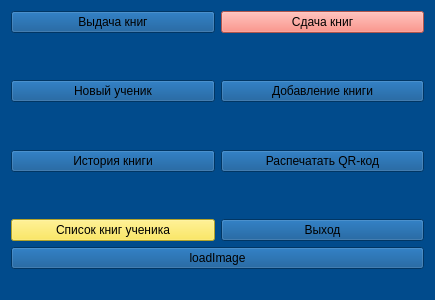
<?xml version="1.0" encoding="UTF-8"?>
<ui version="4.0">
 <class>MainWindow</class>
 <widget class="QMainWindow" name="MainWindow">
  <property name="windowModality">
   <enum>Qt::WindowModal</enum>
  </property>
  <property name="geometry">
   <rect>
    <x>0</x>
    <y>0</y>
    <width>435</width>
    <height>300</height>
   </rect>
  </property>
  <property name="palette">
   <palette>
    <active>
     <colorrole role="WindowText">
      <brush brushstyle="SolidPattern">
       <color alpha="255">
        <red>0</red>
        <green>0</green>
        <blue>0</blue>
       </color>
      </brush>
     </colorrole>
     <colorrole role="Button">
      <brush brushstyle="SolidPattern">
       <color alpha="255">
        <red>1</red>
        <green>75</green>
        <blue>140</blue>
       </color>
      </brush>
     </colorrole>
     <colorrole role="Light">
      <brush brushstyle="SolidPattern">
       <color alpha="255">
        <red>1</red>
        <green>112</green>
        <blue>210</blue>
       </color>
      </brush>
     </colorrole>
     <colorrole role="Midlight">
      <brush brushstyle="SolidPattern">
       <color alpha="255">
        <red>1</red>
        <green>93</green>
        <blue>175</blue>
       </color>
      </brush>
     </colorrole>
     <colorrole role="Dark">
      <brush brushstyle="SolidPattern">
       <color alpha="255">
        <red>0</red>
        <green>37</green>
        <blue>70</blue>
       </color>
      </brush>
     </colorrole>
     <colorrole role="Mid">
      <brush brushstyle="SolidPattern">
       <color alpha="255">
        <red>0</red>
        <green>50</green>
        <blue>93</blue>
       </color>
      </brush>
     </colorrole>
     <colorrole role="Text">
      <brush brushstyle="SolidPattern">
       <color alpha="255">
        <red>0</red>
        <green>0</green>
        <blue>0</blue>
       </color>
      </brush>
     </colorrole>
     <colorrole role="BrightText">
      <brush brushstyle="SolidPattern">
       <color alpha="255">
        <red>255</red>
        <green>255</green>
        <blue>255</blue>
       </color>
      </brush>
     </colorrole>
     <colorrole role="ButtonText">
      <brush brushstyle="SolidPattern">
       <color alpha="255">
        <red>0</red>
        <green>0</green>
        <blue>0</blue>
       </color>
      </brush>
     </colorrole>
     <colorrole role="Base">
      <brush brushstyle="SolidPattern">
       <color alpha="255">
        <red>255</red>
        <green>255</green>
        <blue>255</blue>
       </color>
      </brush>
     </colorrole>
     <colorrole role="Window">
      <brush brushstyle="SolidPattern">
       <color alpha="255">
        <red>1</red>
        <green>75</green>
        <blue>140</blue>
       </color>
      </brush>
     </colorrole>
     <colorrole role="Shadow">
      <brush brushstyle="SolidPattern">
       <color alpha="255">
        <red>0</red>
        <green>0</green>
        <blue>0</blue>
       </color>
      </brush>
     </colorrole>
     <colorrole role="AlternateBase">
      <brush brushstyle="SolidPattern">
       <color alpha="255">
        <red>128</red>
        <green>165</green>
        <blue>197</blue>
       </color>
      </brush>
     </colorrole>
     <colorrole role="ToolTipBase">
      <brush brushstyle="SolidPattern">
       <color alpha="255">
        <red>255</red>
        <green>255</green>
        <blue>220</blue>
       </color>
      </brush>
     </colorrole>
     <colorrole role="ToolTipText">
      <brush brushstyle="SolidPattern">
       <color alpha="255">
        <red>0</red>
        <green>0</green>
        <blue>0</blue>
       </color>
      </brush>
     </colorrole>
    </active>
    <inactive>
     <colorrole role="WindowText">
      <brush brushstyle="SolidPattern">
       <color alpha="255">
        <red>0</red>
        <green>0</green>
        <blue>0</blue>
       </color>
      </brush>
     </colorrole>
     <colorrole role="Button">
      <brush brushstyle="SolidPattern">
       <color alpha="255">
        <red>1</red>
        <green>75</green>
        <blue>140</blue>
       </color>
      </brush>
     </colorrole>
     <colorrole role="Light">
      <brush brushstyle="SolidPattern">
       <color alpha="255">
        <red>1</red>
        <green>112</green>
        <blue>210</blue>
       </color>
      </brush>
     </colorrole>
     <colorrole role="Midlight">
      <brush brushstyle="SolidPattern">
       <color alpha="255">
        <red>1</red>
        <green>93</green>
        <blue>175</blue>
       </color>
      </brush>
     </colorrole>
     <colorrole role="Dark">
      <brush brushstyle="SolidPattern">
       <color alpha="255">
        <red>0</red>
        <green>37</green>
        <blue>70</blue>
       </color>
      </brush>
     </colorrole>
     <colorrole role="Mid">
      <brush brushstyle="SolidPattern">
       <color alpha="255">
        <red>0</red>
        <green>50</green>
        <blue>93</blue>
       </color>
      </brush>
     </colorrole>
     <colorrole role="Text">
      <brush brushstyle="SolidPattern">
       <color alpha="255">
        <red>0</red>
        <green>0</green>
        <blue>0</blue>
       </color>
      </brush>
     </colorrole>
     <colorrole role="BrightText">
      <brush brushstyle="SolidPattern">
       <color alpha="255">
        <red>255</red>
        <green>255</green>
        <blue>255</blue>
       </color>
      </brush>
     </colorrole>
     <colorrole role="ButtonText">
      <brush brushstyle="SolidPattern">
       <color alpha="255">
        <red>0</red>
        <green>0</green>
        <blue>0</blue>
       </color>
      </brush>
     </colorrole>
     <colorrole role="Base">
      <brush brushstyle="SolidPattern">
       <color alpha="255">
        <red>255</red>
        <green>255</green>
        <blue>255</blue>
       </color>
      </brush>
     </colorrole>
     <colorrole role="Window">
      <brush brushstyle="SolidPattern">
       <color alpha="255">
        <red>1</red>
        <green>75</green>
        <blue>140</blue>
       </color>
      </brush>
     </colorrole>
     <colorrole role="Shadow">
      <brush brushstyle="SolidPattern">
       <color alpha="255">
        <red>0</red>
        <green>0</green>
        <blue>0</blue>
       </color>
      </brush>
     </colorrole>
     <colorrole role="AlternateBase">
      <brush brushstyle="SolidPattern">
       <color alpha="255">
        <red>128</red>
        <green>165</green>
        <blue>197</blue>
       </color>
      </brush>
     </colorrole>
     <colorrole role="ToolTipBase">
      <brush brushstyle="SolidPattern">
       <color alpha="255">
        <red>255</red>
        <green>255</green>
        <blue>220</blue>
       </color>
      </brush>
     </colorrole>
     <colorrole role="ToolTipText">
      <brush brushstyle="SolidPattern">
       <color alpha="255">
        <red>0</red>
        <green>0</green>
        <blue>0</blue>
       </color>
      </brush>
     </colorrole>
    </inactive>
    <disabled>
     <colorrole role="WindowText">
      <brush brushstyle="SolidPattern">
       <color alpha="255">
        <red>0</red>
        <green>37</green>
        <blue>70</blue>
       </color>
      </brush>
     </colorrole>
     <colorrole role="Button">
      <brush brushstyle="SolidPattern">
       <color alpha="255">
        <red>1</red>
        <green>75</green>
        <blue>140</blue>
       </color>
      </brush>
     </colorrole>
     <colorrole role="Light">
      <brush brushstyle="SolidPattern">
       <color alpha="255">
        <red>1</red>
        <green>112</green>
        <blue>210</blue>
       </color>
      </brush>
     </colorrole>
     <colorrole role="Midlight">
      <brush brushstyle="SolidPattern">
       <color alpha="255">
        <red>1</red>
        <green>93</green>
        <blue>175</blue>
       </color>
      </brush>
     </colorrole>
     <colorrole role="Dark">
      <brush brushstyle="SolidPattern">
       <color alpha="255">
        <red>0</red>
        <green>37</green>
        <blue>70</blue>
       </color>
      </brush>
     </colorrole>
     <colorrole role="Mid">
      <brush brushstyle="SolidPattern">
       <color alpha="255">
        <red>0</red>
        <green>50</green>
        <blue>93</blue>
       </color>
      </brush>
     </colorrole>
     <colorrole role="Text">
      <brush brushstyle="SolidPattern">
       <color alpha="255">
        <red>0</red>
        <green>37</green>
        <blue>70</blue>
       </color>
      </brush>
     </colorrole>
     <colorrole role="BrightText">
      <brush brushstyle="SolidPattern">
       <color alpha="255">
        <red>255</red>
        <green>255</green>
        <blue>255</blue>
       </color>
      </brush>
     </colorrole>
     <colorrole role="ButtonText">
      <brush brushstyle="SolidPattern">
       <color alpha="255">
        <red>0</red>
        <green>37</green>
        <blue>70</blue>
       </color>
      </brush>
     </colorrole>
     <colorrole role="Base">
      <brush brushstyle="SolidPattern">
       <color alpha="255">
        <red>1</red>
        <green>75</green>
        <blue>140</blue>
       </color>
      </brush>
     </colorrole>
     <colorrole role="Window">
      <brush brushstyle="SolidPattern">
       <color alpha="255">
        <red>1</red>
        <green>75</green>
        <blue>140</blue>
       </color>
      </brush>
     </colorrole>
     <colorrole role="Shadow">
      <brush brushstyle="SolidPattern">
       <color alpha="255">
        <red>0</red>
        <green>0</green>
        <blue>0</blue>
       </color>
      </brush>
     </colorrole>
     <colorrole role="AlternateBase">
      <brush brushstyle="SolidPattern">
       <color alpha="255">
        <red>1</red>
        <green>75</green>
        <blue>140</blue>
       </color>
      </brush>
     </colorrole>
     <colorrole role="ToolTipBase">
      <brush brushstyle="SolidPattern">
       <color alpha="255">
        <red>255</red>
        <green>255</green>
        <blue>220</blue>
       </color>
      </brush>
     </colorrole>
     <colorrole role="ToolTipText">
      <brush brushstyle="SolidPattern">
       <color alpha="255">
        <red>0</red>
        <green>0</green>
        <blue>0</blue>
       </color>
      </brush>
     </colorrole>
    </disabled>
   </palette>
  </property>
  <property name="font">
   <font>
    <family>Arial</family>
    <weight>50</weight>
    <bold>false</bold>
   </font>
  </property>
  <property name="cursor">
   <cursorShape>ArrowCursor</cursorShape>
  </property>
  <property name="windowTitle">
   <string>Школьная Автоматическая Библеотека(ASL)</string>
  </property>
  <widget class="QWidget" name="centralWidget">
   <layout class="QVBoxLayout" name="verticalLayout_3">
    <item>
     <layout class="QGridLayout" name="gridLayout">
      <item row="0" column="0">
       <layout class="QVBoxLayout" name="verticalLayout">
        <item>
         <widget class="QPushButton" name="pushButton">
          <property name="text">
           <string>Выдача книг</string>
          </property>
         </widget>
        </item>
        <item>
         <spacer name="verticalSpacer">
          <property name="orientation">
           <enum>Qt::Vertical</enum>
          </property>
          <property name="sizeHint" stdset="0">
           <size>
            <width>20</width>
            <height>40</height>
           </size>
          </property>
         </spacer>
        </item>
        <item>
         <widget class="QPushButton" name="pushButton_5">
          <property name="text">
           <string>Новый ученик</string>
          </property>
         </widget>
        </item>
        <item>
         <spacer name="verticalSpacer_2">
          <property name="orientation">
           <enum>Qt::Vertical</enum>
          </property>
          <property name="sizeHint" stdset="0">
           <size>
            <width>20</width>
            <height>40</height>
           </size>
          </property>
         </spacer>
        </item>
        <item>
         <widget class="QPushButton" name="pushButton_6">
          <property name="text">
           <string>История книги</string>
          </property>
         </widget>
        </item>
        <item>
         <spacer name="verticalSpacer_3">
          <property name="orientation">
           <enum>Qt::Vertical</enum>
          </property>
          <property name="sizeHint" stdset="0">
           <size>
            <width>20</width>
            <height>40</height>
           </size>
          </property>
         </spacer>
        </item>
        <item>
         <widget class="QPushButton" name="pushButton_4">
          <property name="palette">
           <palette>
            <active>
             <colorrole role="WindowText">
              <brush brushstyle="SolidPattern">
               <color alpha="255">
                <red>0</red>
                <green>0</green>
                <blue>0</blue>
               </color>
              </brush>
             </colorrole>
             <colorrole role="Button">
              <brush brushstyle="SolidPattern">
               <color alpha="255">
                <red>251</red>
                <green>227</green>
                <blue>56</blue>
               </color>
              </brush>
             </colorrole>
             <colorrole role="Light">
              <brush brushstyle="SolidPattern">
               <color alpha="255">
                <red>255</red>
                <green>246</green>
                <blue>179</blue>
               </color>
              </brush>
             </colorrole>
             <colorrole role="Midlight">
              <brush brushstyle="SolidPattern">
               <color alpha="255">
                <red>253</red>
                <green>236</green>
                <blue>117</blue>
               </color>
              </brush>
             </colorrole>
             <colorrole role="Dark">
              <brush brushstyle="SolidPattern">
               <color alpha="255">
                <red>125</red>
                <green>113</green>
                <blue>28</blue>
               </color>
              </brush>
             </colorrole>
             <colorrole role="Mid">
              <brush brushstyle="SolidPattern">
               <color alpha="255">
                <red>167</red>
                <green>151</green>
                <blue>37</blue>
               </color>
              </brush>
             </colorrole>
             <colorrole role="Text">
              <brush brushstyle="SolidPattern">
               <color alpha="255">
                <red>0</red>
                <green>0</green>
                <blue>0</blue>
               </color>
              </brush>
             </colorrole>
             <colorrole role="BrightText">
              <brush brushstyle="SolidPattern">
               <color alpha="255">
                <red>255</red>
                <green>255</green>
                <blue>255</blue>
               </color>
              </brush>
             </colorrole>
             <colorrole role="ButtonText">
              <brush brushstyle="SolidPattern">
               <color alpha="255">
                <red>0</red>
                <green>0</green>
                <blue>0</blue>
               </color>
              </brush>
             </colorrole>
             <colorrole role="Base">
              <brush brushstyle="SolidPattern">
               <color alpha="255">
                <red>255</red>
                <green>255</green>
                <blue>255</blue>
               </color>
              </brush>
             </colorrole>
             <colorrole role="Window">
              <brush brushstyle="SolidPattern">
               <color alpha="255">
                <red>251</red>
                <green>227</green>
                <blue>56</blue>
               </color>
              </brush>
             </colorrole>
             <colorrole role="Shadow">
              <brush brushstyle="SolidPattern">
               <color alpha="255">
                <red>0</red>
                <green>0</green>
                <blue>0</blue>
               </color>
              </brush>
             </colorrole>
             <colorrole role="AlternateBase">
              <brush brushstyle="SolidPattern">
               <color alpha="255">
                <red>253</red>
                <green>241</green>
                <blue>155</blue>
               </color>
              </brush>
             </colorrole>
             <colorrole role="ToolTipBase">
              <brush brushstyle="SolidPattern">
               <color alpha="255">
                <red>255</red>
                <green>255</green>
                <blue>220</blue>
               </color>
              </brush>
             </colorrole>
             <colorrole role="ToolTipText">
              <brush brushstyle="SolidPattern">
               <color alpha="255">
                <red>0</red>
                <green>0</green>
                <blue>0</blue>
               </color>
              </brush>
             </colorrole>
            </active>
            <inactive>
             <colorrole role="WindowText">
              <brush brushstyle="SolidPattern">
               <color alpha="255">
                <red>0</red>
                <green>0</green>
                <blue>0</blue>
               </color>
              </brush>
             </colorrole>
             <colorrole role="Button">
              <brush brushstyle="SolidPattern">
               <color alpha="255">
                <red>251</red>
                <green>227</green>
                <blue>56</blue>
               </color>
              </brush>
             </colorrole>
             <colorrole role="Light">
              <brush brushstyle="SolidPattern">
               <color alpha="255">
                <red>255</red>
                <green>246</green>
                <blue>179</blue>
               </color>
              </brush>
             </colorrole>
             <colorrole role="Midlight">
              <brush brushstyle="SolidPattern">
               <color alpha="255">
                <red>253</red>
                <green>236</green>
                <blue>117</blue>
               </color>
              </brush>
             </colorrole>
             <colorrole role="Dark">
              <brush brushstyle="SolidPattern">
               <color alpha="255">
                <red>125</red>
                <green>113</green>
                <blue>28</blue>
               </color>
              </brush>
             </colorrole>
             <colorrole role="Mid">
              <brush brushstyle="SolidPattern">
               <color alpha="255">
                <red>167</red>
                <green>151</green>
                <blue>37</blue>
               </color>
              </brush>
             </colorrole>
             <colorrole role="Text">
              <brush brushstyle="SolidPattern">
               <color alpha="255">
                <red>0</red>
                <green>0</green>
                <blue>0</blue>
               </color>
              </brush>
             </colorrole>
             <colorrole role="BrightText">
              <brush brushstyle="SolidPattern">
               <color alpha="255">
                <red>255</red>
                <green>255</green>
                <blue>255</blue>
               </color>
              </brush>
             </colorrole>
             <colorrole role="ButtonText">
              <brush brushstyle="SolidPattern">
               <color alpha="255">
                <red>0</red>
                <green>0</green>
                <blue>0</blue>
               </color>
              </brush>
             </colorrole>
             <colorrole role="Base">
              <brush brushstyle="SolidPattern">
               <color alpha="255">
                <red>255</red>
                <green>255</green>
                <blue>255</blue>
               </color>
              </brush>
             </colorrole>
             <colorrole role="Window">
              <brush brushstyle="SolidPattern">
               <color alpha="255">
                <red>251</red>
                <green>227</green>
                <blue>56</blue>
               </color>
              </brush>
             </colorrole>
             <colorrole role="Shadow">
              <brush brushstyle="SolidPattern">
               <color alpha="255">
                <red>0</red>
                <green>0</green>
                <blue>0</blue>
               </color>
              </brush>
             </colorrole>
             <colorrole role="AlternateBase">
              <brush brushstyle="SolidPattern">
               <color alpha="255">
                <red>253</red>
                <green>241</green>
                <blue>155</blue>
               </color>
              </brush>
             </colorrole>
             <colorrole role="ToolTipBase">
              <brush brushstyle="SolidPattern">
               <color alpha="255">
                <red>255</red>
                <green>255</green>
                <blue>220</blue>
               </color>
              </brush>
             </colorrole>
             <colorrole role="ToolTipText">
              <brush brushstyle="SolidPattern">
               <color alpha="255">
                <red>0</red>
                <green>0</green>
                <blue>0</blue>
               </color>
              </brush>
             </colorrole>
            </inactive>
            <disabled>
             <colorrole role="WindowText">
              <brush brushstyle="SolidPattern">
               <color alpha="255">
                <red>125</red>
                <green>113</green>
                <blue>28</blue>
               </color>
              </brush>
             </colorrole>
             <colorrole role="Button">
              <brush brushstyle="SolidPattern">
               <color alpha="255">
                <red>251</red>
                <green>227</green>
                <blue>56</blue>
               </color>
              </brush>
             </colorrole>
             <colorrole role="Light">
              <brush brushstyle="SolidPattern">
               <color alpha="255">
                <red>255</red>
                <green>246</green>
                <blue>179</blue>
               </color>
              </brush>
             </colorrole>
             <colorrole role="Midlight">
              <brush brushstyle="SolidPattern">
               <color alpha="255">
                <red>253</red>
                <green>236</green>
                <blue>117</blue>
               </color>
              </brush>
             </colorrole>
             <colorrole role="Dark">
              <brush brushstyle="SolidPattern">
               <color alpha="255">
                <red>125</red>
                <green>113</green>
                <blue>28</blue>
               </color>
              </brush>
             </colorrole>
             <colorrole role="Mid">
              <brush brushstyle="SolidPattern">
               <color alpha="255">
                <red>167</red>
                <green>151</green>
                <blue>37</blue>
               </color>
              </brush>
             </colorrole>
             <colorrole role="Text">
              <brush brushstyle="SolidPattern">
               <color alpha="255">
                <red>125</red>
                <green>113</green>
                <blue>28</blue>
               </color>
              </brush>
             </colorrole>
             <colorrole role="BrightText">
              <brush brushstyle="SolidPattern">
               <color alpha="255">
                <red>255</red>
                <green>255</green>
                <blue>255</blue>
               </color>
              </brush>
             </colorrole>
             <colorrole role="ButtonText">
              <brush brushstyle="SolidPattern">
               <color alpha="255">
                <red>125</red>
                <green>113</green>
                <blue>28</blue>
               </color>
              </brush>
             </colorrole>
             <colorrole role="Base">
              <brush brushstyle="SolidPattern">
               <color alpha="255">
                <red>251</red>
                <green>227</green>
                <blue>56</blue>
               </color>
              </brush>
             </colorrole>
             <colorrole role="Window">
              <brush brushstyle="SolidPattern">
               <color alpha="255">
                <red>251</red>
                <green>227</green>
                <blue>56</blue>
               </color>
              </brush>
             </colorrole>
             <colorrole role="Shadow">
              <brush brushstyle="SolidPattern">
               <color alpha="255">
                <red>0</red>
                <green>0</green>
                <blue>0</blue>
               </color>
              </brush>
             </colorrole>
             <colorrole role="AlternateBase">
              <brush brushstyle="SolidPattern">
               <color alpha="255">
                <red>251</red>
                <green>227</green>
                <blue>56</blue>
               </color>
              </brush>
             </colorrole>
             <colorrole role="ToolTipBase">
              <brush brushstyle="SolidPattern">
               <color alpha="255">
                <red>255</red>
                <green>255</green>
                <blue>220</blue>
               </color>
              </brush>
             </colorrole>
             <colorrole role="ToolTipText">
              <brush brushstyle="SolidPattern">
               <color alpha="255">
                <red>0</red>
                <green>0</green>
                <blue>0</blue>
               </color>
              </brush>
             </colorrole>
            </disabled>
           </palette>
          </property>
          <property name="text">
           <string>Список книг ученика</string>
          </property>
          <property name="default">
           <bool>false</bool>
          </property>
          <property name="flat">
           <bool>false</bool>
          </property>
         </widget>
        </item>
       </layout>
      </item>
      <item row="0" column="1">
       <layout class="QVBoxLayout" name="verticalLayout_2">
        <item>
         <widget class="QPushButton" name="pushButton_2">
          <property name="palette">
           <palette>
            <active>
             <colorrole role="WindowText">
              <brush brushstyle="SolidPattern">
               <color alpha="255">
                <red>0</red>
                <green>0</green>
                <blue>0</blue>
               </color>
              </brush>
             </colorrole>
             <colorrole role="Button">
              <brush brushstyle="SolidPattern">
               <color alpha="255">
                <red>247</red>
                <green>119</green>
                <blue>106</blue>
               </color>
              </brush>
             </colorrole>
             <colorrole role="Light">
              <brush brushstyle="SolidPattern">
               <color alpha="255">
                <red>255</red>
                <green>228</green>
                <blue>225</blue>
               </color>
              </brush>
             </colorrole>
             <colorrole role="Midlight">
              <brush brushstyle="SolidPattern">
               <color alpha="255">
                <red>251</red>
                <green>173</green>
                <blue>165</blue>
               </color>
              </brush>
             </colorrole>
             <colorrole role="Dark">
              <brush brushstyle="SolidPattern">
               <color alpha="255">
                <red>123</red>
                <green>59</green>
                <blue>53</blue>
               </color>
              </brush>
             </colorrole>
             <colorrole role="Mid">
              <brush brushstyle="SolidPattern">
               <color alpha="255">
                <red>165</red>
                <green>79</green>
                <blue>70</blue>
               </color>
              </brush>
             </colorrole>
             <colorrole role="Text">
              <brush brushstyle="SolidPattern">
               <color alpha="255">
                <red>0</red>
                <green>0</green>
                <blue>0</blue>
               </color>
              </brush>
             </colorrole>
             <colorrole role="BrightText">
              <brush brushstyle="SolidPattern">
               <color alpha="255">
                <red>255</red>
                <green>255</green>
                <blue>255</blue>
               </color>
              </brush>
             </colorrole>
             <colorrole role="ButtonText">
              <brush brushstyle="SolidPattern">
               <color alpha="255">
                <red>0</red>
                <green>0</green>
                <blue>0</blue>
               </color>
              </brush>
             </colorrole>
             <colorrole role="Base">
              <brush brushstyle="SolidPattern">
               <color alpha="255">
                <red>255</red>
                <green>255</green>
                <blue>255</blue>
               </color>
              </brush>
             </colorrole>
             <colorrole role="Window">
              <brush brushstyle="SolidPattern">
               <color alpha="255">
                <red>247</red>
                <green>119</green>
                <blue>106</blue>
               </color>
              </brush>
             </colorrole>
             <colorrole role="Shadow">
              <brush brushstyle="SolidPattern">
               <color alpha="255">
                <red>0</red>
                <green>0</green>
                <blue>0</blue>
               </color>
              </brush>
             </colorrole>
             <colorrole role="AlternateBase">
              <brush brushstyle="SolidPattern">
               <color alpha="255">
                <red>251</red>
                <green>187</green>
                <blue>180</blue>
               </color>
              </brush>
             </colorrole>
             <colorrole role="ToolTipBase">
              <brush brushstyle="SolidPattern">
               <color alpha="255">
                <red>255</red>
                <green>255</green>
                <blue>220</blue>
               </color>
              </brush>
             </colorrole>
             <colorrole role="ToolTipText">
              <brush brushstyle="SolidPattern">
               <color alpha="255">
                <red>0</red>
                <green>0</green>
                <blue>0</blue>
               </color>
              </brush>
             </colorrole>
            </active>
            <inactive>
             <colorrole role="WindowText">
              <brush brushstyle="SolidPattern">
               <color alpha="255">
                <red>0</red>
                <green>0</green>
                <blue>0</blue>
               </color>
              </brush>
             </colorrole>
             <colorrole role="Button">
              <brush brushstyle="SolidPattern">
               <color alpha="255">
                <red>247</red>
                <green>119</green>
                <blue>106</blue>
               </color>
              </brush>
             </colorrole>
             <colorrole role="Light">
              <brush brushstyle="SolidPattern">
               <color alpha="255">
                <red>255</red>
                <green>228</green>
                <blue>225</blue>
               </color>
              </brush>
             </colorrole>
             <colorrole role="Midlight">
              <brush brushstyle="SolidPattern">
               <color alpha="255">
                <red>251</red>
                <green>173</green>
                <blue>165</blue>
               </color>
              </brush>
             </colorrole>
             <colorrole role="Dark">
              <brush brushstyle="SolidPattern">
               <color alpha="255">
                <red>123</red>
                <green>59</green>
                <blue>53</blue>
               </color>
              </brush>
             </colorrole>
             <colorrole role="Mid">
              <brush brushstyle="SolidPattern">
               <color alpha="255">
                <red>165</red>
                <green>79</green>
                <blue>70</blue>
               </color>
              </brush>
             </colorrole>
             <colorrole role="Text">
              <brush brushstyle="SolidPattern">
               <color alpha="255">
                <red>0</red>
                <green>0</green>
                <blue>0</blue>
               </color>
              </brush>
             </colorrole>
             <colorrole role="BrightText">
              <brush brushstyle="SolidPattern">
               <color alpha="255">
                <red>255</red>
                <green>255</green>
                <blue>255</blue>
               </color>
              </brush>
             </colorrole>
             <colorrole role="ButtonText">
              <brush brushstyle="SolidPattern">
               <color alpha="255">
                <red>0</red>
                <green>0</green>
                <blue>0</blue>
               </color>
              </brush>
             </colorrole>
             <colorrole role="Base">
              <brush brushstyle="SolidPattern">
               <color alpha="255">
                <red>255</red>
                <green>255</green>
                <blue>255</blue>
               </color>
              </brush>
             </colorrole>
             <colorrole role="Window">
              <brush brushstyle="SolidPattern">
               <color alpha="255">
                <red>247</red>
                <green>119</green>
                <blue>106</blue>
               </color>
              </brush>
             </colorrole>
             <colorrole role="Shadow">
              <brush brushstyle="SolidPattern">
               <color alpha="255">
                <red>0</red>
                <green>0</green>
                <blue>0</blue>
               </color>
              </brush>
             </colorrole>
             <colorrole role="AlternateBase">
              <brush brushstyle="SolidPattern">
               <color alpha="255">
                <red>251</red>
                <green>187</green>
                <blue>180</blue>
               </color>
              </brush>
             </colorrole>
             <colorrole role="ToolTipBase">
              <brush brushstyle="SolidPattern">
               <color alpha="255">
                <red>255</red>
                <green>255</green>
                <blue>220</blue>
               </color>
              </brush>
             </colorrole>
             <colorrole role="ToolTipText">
              <brush brushstyle="SolidPattern">
               <color alpha="255">
                <red>0</red>
                <green>0</green>
                <blue>0</blue>
               </color>
              </brush>
             </colorrole>
            </inactive>
            <disabled>
             <colorrole role="WindowText">
              <brush brushstyle="SolidPattern">
               <color alpha="255">
                <red>123</red>
                <green>59</green>
                <blue>53</blue>
               </color>
              </brush>
             </colorrole>
             <colorrole role="Button">
              <brush brushstyle="SolidPattern">
               <color alpha="255">
                <red>247</red>
                <green>119</green>
                <blue>106</blue>
               </color>
              </brush>
             </colorrole>
             <colorrole role="Light">
              <brush brushstyle="SolidPattern">
               <color alpha="255">
                <red>255</red>
                <green>228</green>
                <blue>225</blue>
               </color>
              </brush>
             </colorrole>
             <colorrole role="Midlight">
              <brush brushstyle="SolidPattern">
               <color alpha="255">
                <red>251</red>
                <green>173</green>
                <blue>165</blue>
               </color>
              </brush>
             </colorrole>
             <colorrole role="Dark">
              <brush brushstyle="SolidPattern">
               <color alpha="255">
                <red>123</red>
                <green>59</green>
                <blue>53</blue>
               </color>
              </brush>
             </colorrole>
             <colorrole role="Mid">
              <brush brushstyle="SolidPattern">
               <color alpha="255">
                <red>165</red>
                <green>79</green>
                <blue>70</blue>
               </color>
              </brush>
             </colorrole>
             <colorrole role="Text">
              <brush brushstyle="SolidPattern">
               <color alpha="255">
                <red>123</red>
                <green>59</green>
                <blue>53</blue>
               </color>
              </brush>
             </colorrole>
             <colorrole role="BrightText">
              <brush brushstyle="SolidPattern">
               <color alpha="255">
                <red>255</red>
                <green>255</green>
                <blue>255</blue>
               </color>
              </brush>
             </colorrole>
             <colorrole role="ButtonText">
              <brush brushstyle="SolidPattern">
               <color alpha="255">
                <red>123</red>
                <green>59</green>
                <blue>53</blue>
               </color>
              </brush>
             </colorrole>
             <colorrole role="Base">
              <brush brushstyle="SolidPattern">
               <color alpha="255">
                <red>247</red>
                <green>119</green>
                <blue>106</blue>
               </color>
              </brush>
             </colorrole>
             <colorrole role="Window">
              <brush brushstyle="SolidPattern">
               <color alpha="255">
                <red>247</red>
                <green>119</green>
                <blue>106</blue>
               </color>
              </brush>
             </colorrole>
             <colorrole role="Shadow">
              <brush brushstyle="SolidPattern">
               <color alpha="255">
                <red>0</red>
                <green>0</green>
                <blue>0</blue>
               </color>
              </brush>
             </colorrole>
             <colorrole role="AlternateBase">
              <brush brushstyle="SolidPattern">
               <color alpha="255">
                <red>247</red>
                <green>119</green>
                <blue>106</blue>
               </color>
              </brush>
             </colorrole>
             <colorrole role="ToolTipBase">
              <brush brushstyle="SolidPattern">
               <color alpha="255">
                <red>255</red>
                <green>255</green>
                <blue>220</blue>
               </color>
              </brush>
             </colorrole>
             <colorrole role="ToolTipText">
              <brush brushstyle="SolidPattern">
               <color alpha="255">
                <red>0</red>
                <green>0</green>
                <blue>0</blue>
               </color>
              </brush>
             </colorrole>
            </disabled>
           </palette>
          </property>
          <property name="text">
           <string>Сдача книг</string>
          </property>
         </widget>
        </item>
        <item>
         <spacer name="verticalSpacer_4">
          <property name="orientation">
           <enum>Qt::Vertical</enum>
          </property>
          <property name="sizeHint" stdset="0">
           <size>
            <width>20</width>
            <height>40</height>
           </size>
          </property>
         </spacer>
        </item>
        <item>
         <widget class="QPushButton" name="pushButton_3">
          <property name="text">
           <string>Добавление книги</string>
          </property>
         </widget>
        </item>
        <item>
         <spacer name="verticalSpacer_5">
          <property name="orientation">
           <enum>Qt::Vertical</enum>
          </property>
          <property name="sizeHint" stdset="0">
           <size>
            <width>20</width>
            <height>40</height>
           </size>
          </property>
         </spacer>
        </item>
        <item>
         <widget class="QPushButton" name="pushButton_7">
          <property name="text">
           <string>Распечатать QR-код</string>
          </property>
         </widget>
        </item>
        <item>
         <spacer name="verticalSpacer_6">
          <property name="orientation">
           <enum>Qt::Vertical</enum>
          </property>
          <property name="sizeHint" stdset="0">
           <size>
            <width>20</width>
            <height>40</height>
           </size>
          </property>
         </spacer>
        </item>
        <item>
         <widget class="QPushButton" name="pushButton_8">
          <property name="text">
           <string>Выход</string>
          </property>
         </widget>
        </item>
       </layout>
      </item>
     </layout>
    </item>
    <item>
     <widget class="QPushButton" name="pushButton_9">
      <property name="text">
       <string>loadImage</string>
      </property>
     </widget>
    </item>
    <item>
     <widget class="QLabel" name="label">
      <property name="text">
       <string/>
      </property>
     </widget>
    </item>
   </layout>
  </widget>
 </widget>
 <layoutdefault spacing="6" margin="11"/>
 <resources/>
 <connections/>
</ui>
